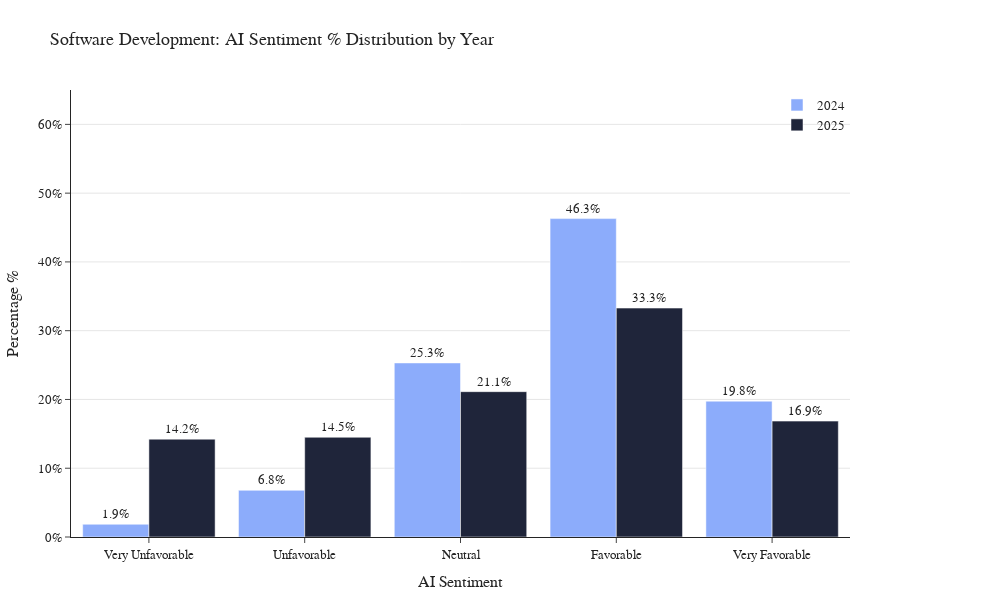
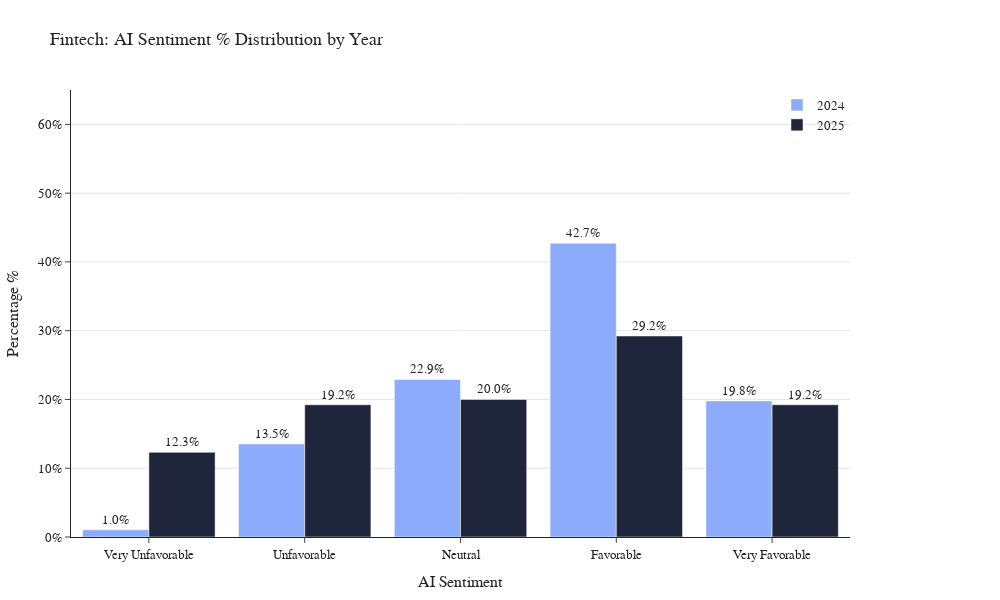
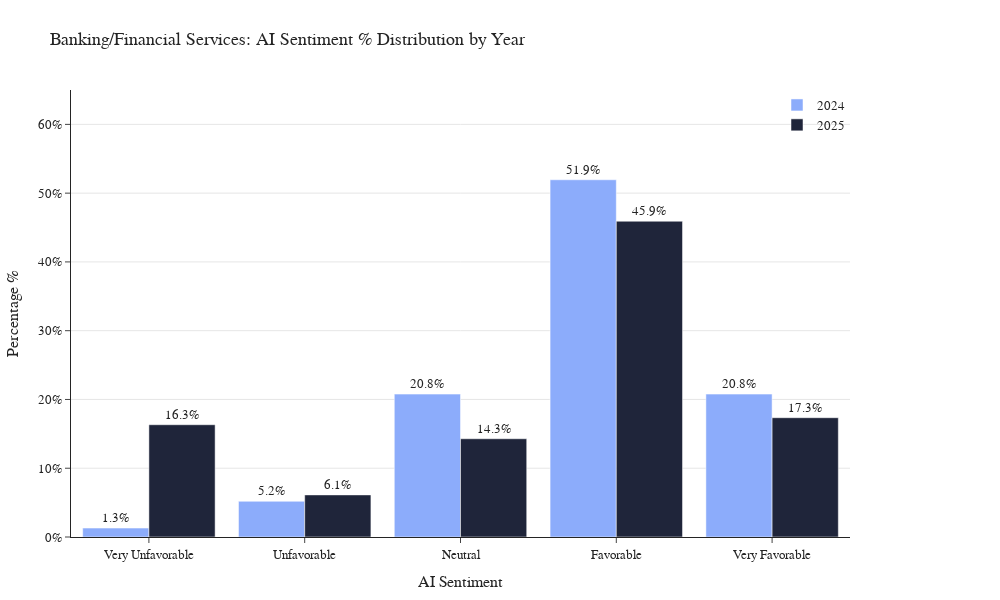
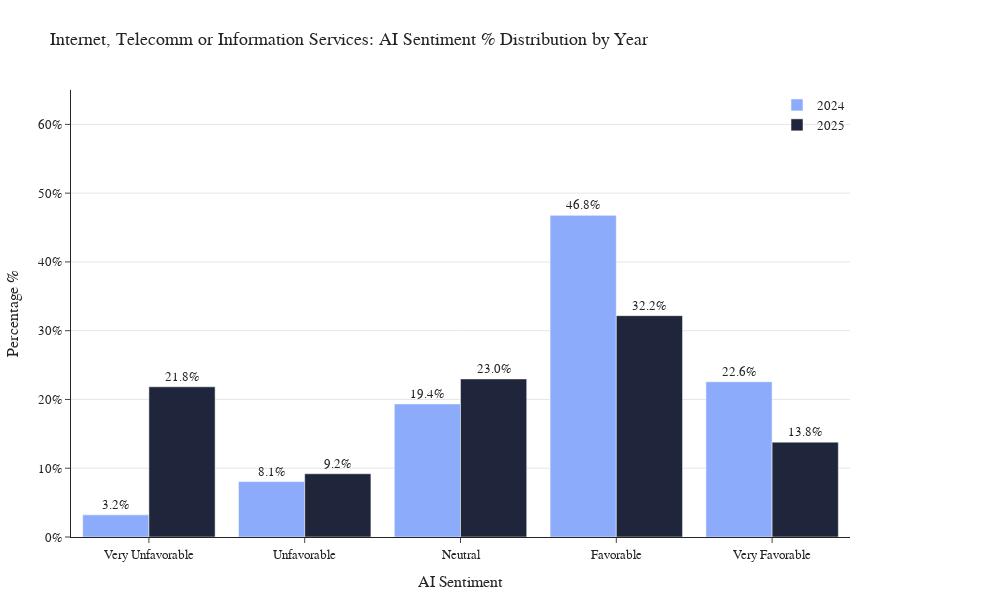

Write notebook code for charts like these, in order.
### Code cell
import plotly.graph_objects as go


industry_cols = [
    'Software Development',
    'Fintech',
    'Banking/Financial Services',
    'Internet, Telecomm or Information Services',
    'Media & Advertising Services',
    'Insurance',
]

import matplotlib.pyplot as plt
import seaborn as sns

for i in industry_cols:
    df_vplot = df_union[df_union['Industry'] == i]
    fig = go.Figure()

    # Define sentiment categories for nice axis labels
    sentiment_map = {
        -2: "Very\nUnfavorable",
        -1: "Unfavorable",
         0: "Neutral",
         1: "Favorable",
         2: "Very\nFavorable"
    }

    # Calculate percentage distribution per Version
    counts = (
        df_vplot.groupby(["Version", "AISent_int"])
        .size()
        .reset_index(name="count")
    )

    # Normalise within each Version (so each sums to 100%)
    counts["percent"] = counts.groupby("Version")["count"].transform(lambda x: 100 * x / x.sum())

    # Replace x-axis integers with sentiment labels
    counts["AISent_label"] = counts["AISent_int"].map(sentiment_map)

    # --- Build the chart ---
    fig = go.Figure()

    for version, color in [(2024, "#8cacfb"), (2025, "#1f253a")]:
        df_ver = counts[counts["Version"] == version]
        fig.add_trace(go.Bar(
            x=df_ver["AISent_label"],
            y=df_ver["percent"],
            name=str(version),
            marker_color=color,
            text=df_ver["percent"].round(1).astype(str) + "%",
            textposition="outside"  # ✅ labels above bars
        ))

    fig.update_layout(
        template="simple_white",
        title=f"{i}: AI Sentiment % Distribution by Year",
        font=dict(family="Rockwell, Arial, sans-serif", size=13),
        paper_bgcolor="white",
        plot_bgcolor="white",
        barmode="group",             # side-by-side bars
        bargap=0.15,
        legend=dict(
            orientation="v", y=1, x=1, xanchor="right", yanchor="top",
            bgcolor="rgba(0,0,0,0)"
        ),
        width=1000, height=600,
        margin=dict(t=90, r=150, b=50, l=60)
    )

    fig.update_xaxes(title="AI Sentiment")
    fig.update_yaxes(title="Percentage %", ticksuffix="%", range=[0, 100])
    fig.update_yaxes(
        title="Percentage %",
        ticksuffix="%",
        range=[0, 65],   # ✅ max 60%
        showgrid=True, gridcolor="#e6e6e6"
    )

    fig.show()

### Figure 1 — Plotly figure (JSON) as saved in the notebook; plotly's stock layout.template omitted (floating-point values rounded to 4 significant figures)
{"data": [{"marker": {"color": "#8cacfb"}, "name": "2024", "text": ["1.9%", "6.8%", "25.3%", "46.3%", "19.8%"], "textposition": "outside", "x": ["Very\nUnfavorable", "Unfavorable", "Neutral", "Favorable", "Very\nFavorable"], "y": [1.852, 6.79, 25.31, 46.3, 19.75], "type": "bar"}, {"marker": {"color": "#1f253a"}, "name": "2025", "text": ["14.2%", "14.5%", "21.1%", "33.3%", "16.9%"], "textposition": "outside", "x": ["Very\nUnfavorable", "Unfavorable", "Neutral", "Favorable", "Very\nFavorable"], "y": [14.23, 14.5, 21.13, 33.29, 16.85], "type": "bar"}], "layout": {"font": {"family": "Rockwell, Arial, sans-serif", "size": 13}, "legend": {"orientation": "v", "y": 1, "x": 1, "xanchor": "right", "yanchor": "top", "bgcolor": "rgba(0,0,0,0)"}, "margin": {"t": 90, "r": 150, "b": 50, "l": 60}, "title": {"text": "Software Development: AI Sentiment % Distribution by Year"}, "paper_bgcolor": "white", "plot_bgcolor": "white", "barmode": "group", "bargap": 0.15, "width": 1000, "height": 600, "xaxis": {"title": {"text": "AI Sentiment"}}, "yaxis": {"title": {"text": "Percentage %"}, "ticksuffix": "%", "range": [0, 65], "showgrid": true, "gridcolor": "#e6e6e6"}}}

### Figure 2 — Plotly figure (JSON) as saved in the notebook; plotly's stock layout.template omitted (floating-point values rounded to 4 significant figures)
{"data": [{"marker": {"color": "#8cacfb"}, "name": "2024", "text": ["1.0%", "13.5%", "22.9%", "42.7%", "19.8%"], "textposition": "outside", "x": ["Very\nUnfavorable", "Unfavorable", "Neutral", "Favorable", "Very\nFavorable"], "y": [1.042, 13.54, 22.92, 42.71, 19.79], "type": "bar"}, {"marker": {"color": "#1f253a"}, "name": "2025", "text": ["12.3%", "19.2%", "20.0%", "29.2%", "19.2%"], "textposition": "outside", "x": ["Very\nUnfavorable", "Unfavorable", "Neutral", "Favorable", "Very\nFavorable"], "y": [12.31, 19.23, 20.0, 29.23, 19.23], "type": "bar"}], "layout": {"font": {"family": "Rockwell, Arial, sans-serif", "size": 13}, "legend": {"orientation": "v", "y": 1, "x": 1, "xanchor": "right", "yanchor": "top", "bgcolor": "rgba(0,0,0,0)"}, "margin": {"t": 90, "r": 150, "b": 50, "l": 60}, "title": {"text": "Fintech: AI Sentiment % Distribution by Year"}, "paper_bgcolor": "white", "plot_bgcolor": "white", "barmode": "group", "bargap": 0.15, "width": 1000, "height": 600, "xaxis": {"title": {"text": "AI Sentiment"}}, "yaxis": {"title": {"text": "Percentage %"}, "ticksuffix": "%", "range": [0, 65], "showgrid": true, "gridcolor": "#e6e6e6"}}}

### Figure 3 — Plotly figure (JSON) as saved in the notebook; plotly's stock layout.template omitted (floating-point values rounded to 4 significant figures)
{"data": [{"marker": {"color": "#8cacfb"}, "name": "2024", "text": ["1.3%", "5.2%", "20.8%", "51.9%", "20.8%"], "textposition": "outside", "x": ["Very\nUnfavorable", "Unfavorable", "Neutral", "Favorable", "Very\nFavorable"], "y": [1.299, 5.195, 20.78, 51.95, 20.78], "type": "bar"}, {"marker": {"color": "#1f253a"}, "name": "2025", "text": ["16.3%", "6.1%", "14.3%", "45.9%", "17.3%"], "textposition": "outside", "x": ["Very\nUnfavorable", "Unfavorable", "Neutral", "Favorable", "Very\nFavorable"], "y": [16.33, 6.122, 14.29, 45.92, 17.35], "type": "bar"}], "layout": {"font": {"family": "Rockwell, Arial, sans-serif", "size": 13}, "legend": {"orientation": "v", "y": 1, "x": 1, "xanchor": "right", "yanchor": "top", "bgcolor": "rgba(0,0,0,0)"}, "margin": {"t": 90, "r": 150, "b": 50, "l": 60}, "title": {"text": "Banking/Financial Services: AI Sentiment % Distribution by Year"}, "paper_bgcolor": "white", "plot_bgcolor": "white", "barmode": "group", "bargap": 0.15, "width": 1000, "height": 600, "xaxis": {"title": {"text": "AI Sentiment"}}, "yaxis": {"title": {"text": "Percentage %"}, "ticksuffix": "%", "range": [0, 65], "showgrid": true, "gridcolor": "#e6e6e6"}}}

### Figure 4 — Plotly figure (JSON) as saved in the notebook; plotly's stock layout.template omitted (floating-point values rounded to 4 significant figures)
{"data": [{"marker": {"color": "#8cacfb"}, "name": "2024", "text": ["3.2%", "8.1%", "19.4%", "46.8%", "22.6%"], "textposition": "outside", "x": ["Very\nUnfavorable", "Unfavorable", "Neutral", "Favorable", "Very\nFavorable"], "y": [3.226, 8.065, 19.35, 46.77, 22.58], "type": "bar"}, {"marker": {"color": "#1f253a"}, "name": "2025", "text": ["21.8%", "9.2%", "23.0%", "32.2%", "13.8%"], "textposition": "outside", "x": ["Very\nUnfavorable", "Unfavorable", "Neutral", "Favorable", "Very\nFavorable"], "y": [21.84, 9.195, 22.99, 32.18, 13.79], "type": "bar"}], "layout": {"font": {"family": "Rockwell, Arial, sans-serif", "size": 13}, "legend": {"orientation": "v", "y": 1, "x": 1, "xanchor": "right", "yanchor": "top", "bgcolor": "rgba(0,0,0,0)"}, "margin": {"t": 90, "r": 150, "b": 50, "l": 60}, "title": {"text": "Internet, Telecomm or Information Services: AI Sentiment % Distribution by Year"}, "paper_bgcolor": "white", "plot_bgcolor": "white", "barmode": "group", "bargap": 0.15, "width": 1000, "height": 600, "xaxis": {"title": {"text": "AI Sentiment"}}, "yaxis": {"title": {"text": "Percentage %"}, "ticksuffix": "%", "range": [0, 65], "showgrid": true, "gridcolor": "#e6e6e6"}}}
